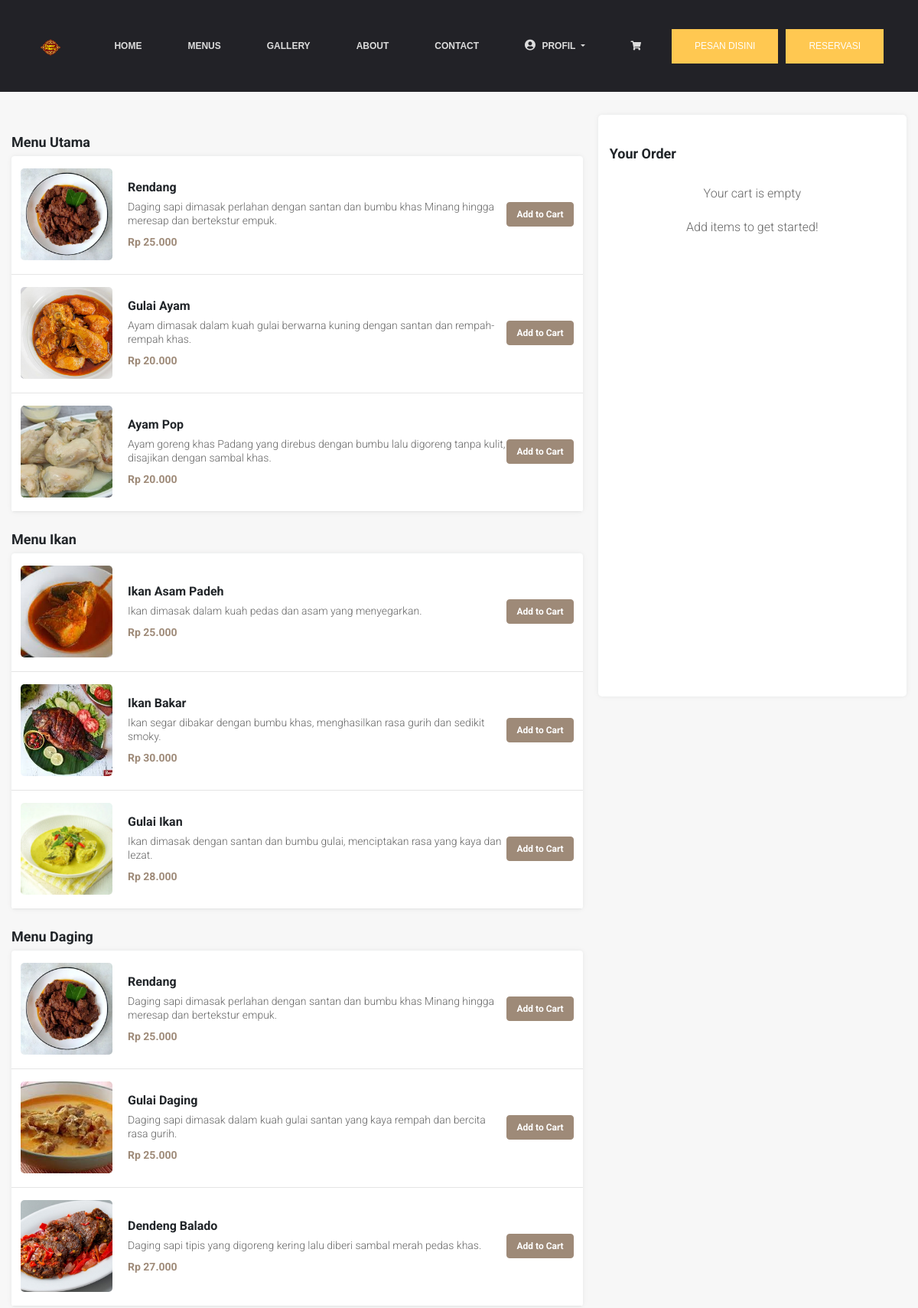
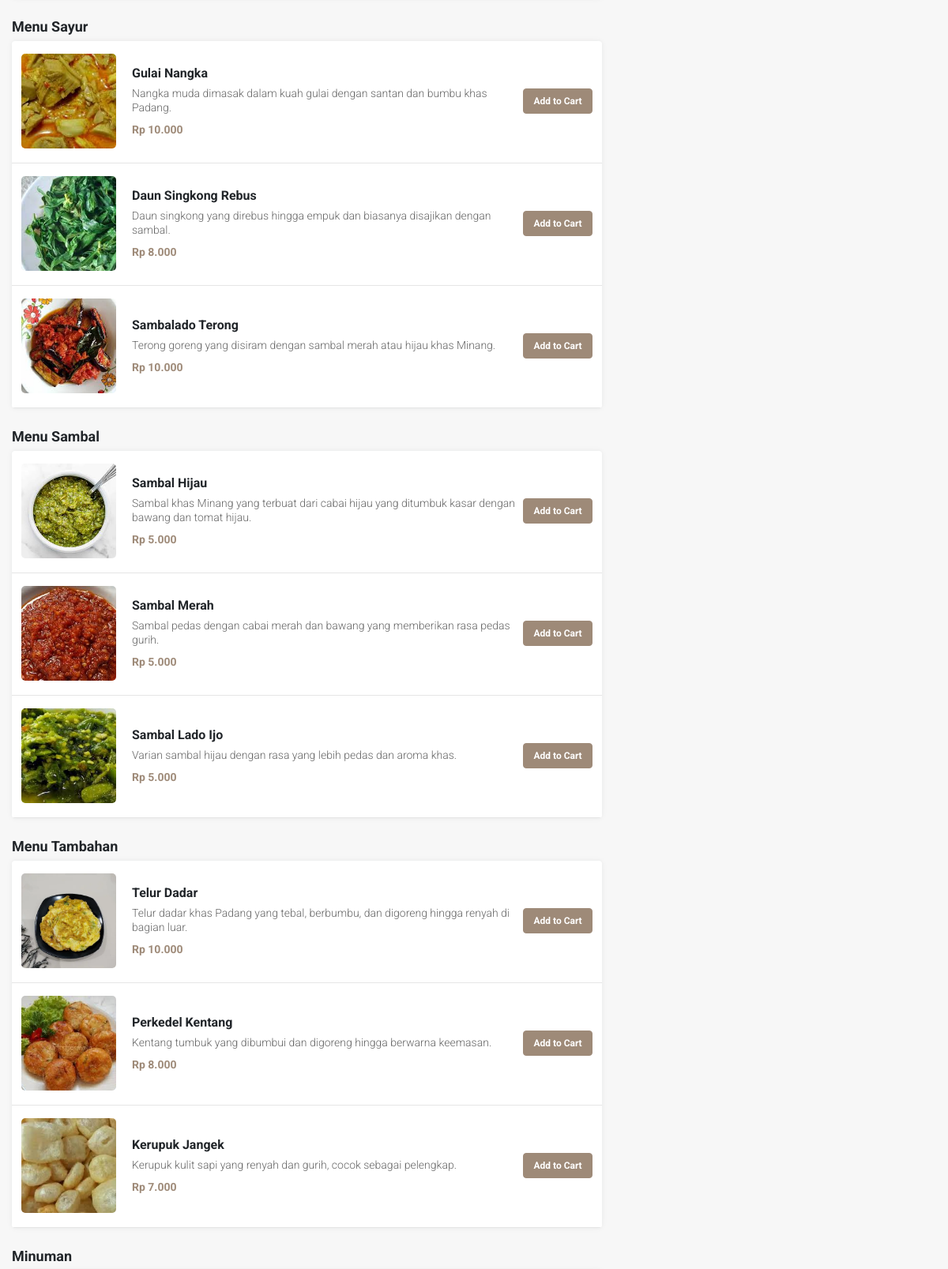
Screenshot of /order_food.php (signed in, upper part) with the database file from the repository (2 pictures, top to bottom).
### tables this page shows
CREATE TABLE `menu_categories` (
  `category_id` int(3) NOT NULL,
  `category_name` varchar(50) NOT NULL
);

CREATE TABLE `menus` (
  `menu_id` int(5) NOT NULL,
  `menu_name` varchar(100) NOT NULL,
  `menu_description` varchar(255) NOT NULL,
  `menu_price` decimal(10,3) NOT NULL,
  `menu_image` varchar(255) NOT NULL,
  `category_id` int(3) NOT NULL,
  `menu_status` varchar(50) DEFAULT 'tersedia'
);

### order_food.php (the view, shortened to what this page needs)
<?php
    include "connect.php";
    include "Includes/templates/header.php";
    include "Includes/templates/navbar.php";
?>
<section class="order_food_section">
    <div class="menu_container">
        <?php
            $stmt = $con->prepare("SELECT * FROM menu_categories");
            $stmt->execute();
            $menu_categories = $stmt->fetchAll();
            foreach($menu_categories as $category) {
        ?>
            <div class="text_header">
                <span><?php echo $category['category_name']; ?></span>
            </div>
            <div class="items_tab">
            <?php
                $stmt = $con->prepare("SELECT * FROM menus WHERE category_id = ?");
                $stmt->execute(array($category['category_id']));
                $rows = $stmt->fetchAll();
                foreach($rows as $row) {
            ?>
                <div class="itemListElement" data-toggle="modal" data-target="#menuModal<?php echo $row['menu_id']; ?>">
                    <div class="item_details">
                        <div>
                            <?php if (!empty($row['menu_image'])): ?>
                                <img src="admin/Uploads/images/<?php echo $row['menu_image']; ?>" alt="<?php echo $row['menu_name']; ?>" class="menu_image">
                            <?php else: ?>
                                <img src="path_to_default_image/default.jpg" alt="Default image" class="menu_image">
                            <?php endif; ?>
                        </div>
                        <div style="flex: 1;">
                            <div class="menu_name"><?php echo $row['menu_name']; ?></div>
                            <div class="menu_description"><?php echo $row['menu_description']; ?></div>
                            <div style="font-weight: bold; color: #9e8a78;">
                                Rp <?php echo number_format($row['menu_price']*1000, 0, ',', '.'); ?>
                            </div>
                        </div>
                        <div>
                            <button class="btn item_label">Add to Cart</button>
                        </div>
                    </div>
                </div>
            <?php
                }
            ?>
            </div>
        <?php
            }
        ?>
    </div>
    <div class="cart_container">
        <div class="text_header">Your Order</div>
        <?php if(empty($_SESSION['cart'])): ?>
            <div class="empty-cart">
                <p>Your cart is empty</p>
                <p>Add items to get started!</p>
            </div>
        <?php endif; ?>
    </div>
</section>
<?php include "Includes/templates/footer.php"; ?>

### Includes/templates/header.php (shortened to what this page needs)
<!DOCTYPE html>
<html lang="en">
	<head>
		<link rel="stylesheet" type="text/css" href="Design/css/bootstrap.min.css">
		<link rel="stylesheet" type="text/css" href="Design/fonts/css/all.min.css">
		<link rel="stylesheet" type="text/css" href="Design/css/main.css">
		<link rel="stylesheet" type="text/css" href="Design/css/responsive.css">
		<link rel="stylesheet" type="text/css" href="Design/css/menu-styles.css">
		<link rel="stylesheet" href="https://cdnjs.cloudflare.com/ajax/libs/font-awesome/5.15.3/css/all.min.css">
		<link rel="stylesheet" type="text/css" href="Design/css/users.css">
	</head>
	<body>

### Includes/templates/navbar.php (shortened to what this page needs)
   <header id="header" class="header-section">
       <div class="container">
           <nav class="navbar">
               <a href="index.php" class="navbar-brand" style="margin-right: 20px;">
                   <img src="Design/images/logo-restouran.png" alt="Restaurant Logo" style="width: 42px;">
               </a>
               <div class="d-flex menu-wrap align-items-center">
                   <div class="mainmenu" id="mainmenu">
                       <ul class="nav">
                           <li><a href="index.php#home">HOME</a></li>
                           <li><a href="index.php#menus">MENUS</a></li>
                           <li><a href="index.php#gallery">GALLERY</a></li>
                           <li><a href="index.php#home">ABOUT</a></li>
                           <li><a href="index.php#contact">CONTACT</a></li>
                           <?php if(isset($_SESSION['user_id'])): ?>
                           <li class="dropdown">
                               <a href="#" class="dropdown-toggle" data-bs-toggle="dropdown">
                                   <i class="fas fa-user-circle"></i> PROFIL
                               </a>
                           </li>
                           <?php else: ?>
                           <li><a href="login.php"><i class="fas fa-sign-in-alt"></i> LOGIN</a></li>
                           <?php endif; ?>
                           <li>
                               <a href="order_food.php" class="cart-icon">
                                   <i class="fas fa-shopping-cart"></i>
                               </a>
                           </li>
                    </ul>
                   </div>
                   <div class="header-btn" style="margin-left:10px">
                       <a href="order_food.php" target="_blank" class="menu-btn">PESAN DISINI</a>
                   </div>
                   <div class="header-btn" style="margin-left:10px">
                       <a href="table-reservation.php" target="_blank" class="menu-btn">RESERVASI</a>
                   </div>
               </div>
           </nav>
       </div>
   </header>
<div class="header-height" style="height: 120px;"></div>

### Includes/templates/footer.php (shortened to what this page needs)
	</body>
</html>

### Design/css/main.css (style rules this page uses)
a, a:hover { text-decoration: none !important; }
ul { display: block; list-style: none; padding: 0; margin: 0; }
html { scroll-behavior: smooth; }
body { font-family: 'Roboto', sans-serif; font-size: 16px; line-height: 28px; font-weight: 300; }
.navbar { border: medium none; -moz-border-radius: 0; -webkit-border-radius: 0; -ms-border-radius: 0; border-radius: 0; margin: 0; position: relative; padding: 0 !important; }
.header-section { transition: all .3s ease-in-out; }
.header-section { background-color:#222227; width:100%; height:120px; z-index:999; position:fixed; left:0; top:0; padding:0; display:flex; align-items:center }
.menu-wrap { position: relative; }
ul.nav>li { position: relative; }
ul.nav>li>a { color: #ddd; font-family: work sans,sans-serif; display: inline-block; vertical-align: middle; padding: 0 20px; letter-spacing: 0; font-size: 12px; font-weight: 600; text-transform: uppercase; line-height: 80px; z-index: 1; transition: 0.5s; }
.header-btn .menu-btn { background-color: #ffc851; font-family: work sans,sans-serif; font-size: 12px; text-transform: uppercase; color: #fff; padding: 0 30px; height: 45px; line-height: 45px; display: block; margin: 0; }

### Design/css/users.css (style rules this page uses)
.nav li { list-style: none; display: inline-block; margin: 0 10px; }
.nav { display: flex; align-items: center; }
.dropdown-toggle .fa-user-circle { font-size: 1.2em; margin-right: 5px; }

### order_food.php (style rules this page uses)
body { background: #f7f7f7; }
.text_header { margin-bottom: 5px; font-size: 18px; font-weight: bold; line-height: 1.5; margin-top: 22px; text-transform: capitalize; }
.items_tab { border-radius: 4px; background-color: white; overflow: hidden; box-shadow: 0 0 5px 0 rgba(60, 66, 87, 0.04), 0 0 10px 0 rgba(0, 0, 0, 0.04); margin-bottom: 20px; }
.itemListElement { font-size: 14px; line-height: 1.29; border-bottom: solid 1px #e5e5e5; cursor: pointer; padding: 16px 12px 18px 12px; display: flex; align-items: center; }
.item_details { display: flex; justify-content: space-between; align-items: center; width: 100%; }
.menu_image { width: 120px; height: 120px; object-fit: cover; border-radius: 5px; margin-right: 20px; }
.menu_name { font-size: 16px; font-weight: bold; margin-bottom: 5px; }
.menu_description { font-size: 14px; color: #666; margin-bottom: 10px; }
.item_label { color: #fff; border-color: #9e8a78; background: #9e8a78; font-size: 12px; font-weight: 700; transition: all 0.3s ease; }
.order_food_section { max-width: 1200px; margin: 30px auto; padding: 0px 15px; display: flex; flex-wrap: wrap; }
.menu_container { flex: 2; margin-right: 20px; }
.cart_container { flex: 1; background: white; border-radius: 5px; box-shadow: 0 0 5px 0 rgba(60, 66, 87, 0.04), 0 0 10px 0 rgba(0, 0, 0, 0.04); padding: 15px; position: sticky; top: 20px; max-height: calc(100vh - 40px); overflow-y: auto; }
.empty-cart { text-align: center; padding: 20px; color: #666; }

### rows the page displays
menu_categories: category_name "Menu Utama"
menus: menu_image (picture), menu_name "Rendang", menu_description "Daging sapi dimasak perlahan dengan santan dan bumbu khas Minang hingga meresap dan bertekstur empuk.", $row['menu_price']*1000 "25.000"
menus: menu_image (picture), menu_name "Gulai Ayam", menu_description "Ayam dimasak dalam kuah gulai berwarna kuning dengan santan dan rempah-rempah khas.", $row['menu_price']*1000 "20.000"
menus: menu_image (picture), menu_name "Ayam Pop", menu_description "Ayam goreng khas Padang yang direbus dengan bumbu lalu digoreng tanpa kulit, disajikan dengan sambal khas.", $row['menu_price']*1000 "20.000"
menu_categories: category_name "Menu Ikan"
menus: menu_image (picture), menu_name "Ikan Asam Padeh", menu_description "Ikan dimasak dalam kuah pedas dan asam yang menyegarkan.", $row['menu_price']*1000 "25.000"
menus: menu_image (picture), menu_name "Ikan Bakar", menu_description "Ikan segar dibakar dengan bumbu khas, menghasilkan rasa gurih dan sedikit smoky.", $row['menu_price']*1000 "30.000"
menus: menu_image (picture), menu_name "Gulai Ikan", menu_description "Ikan dimasak dengan santan dan bumbu gulai, menciptakan rasa yang kaya dan lezat.", $row['menu_price']*1000 "28.000"
menu_categories: category_name "Menu Daging"
menus: menu_image (picture), menu_name "Rendang", menu_description "Daging sapi dimasak perlahan dengan santan dan bumbu khas Minang hingga meresap dan bertekstur empuk.", $row['menu_price']*1000 "25.000"
menus: menu_image (picture), menu_name "Gulai Daging", menu_description "Daging sapi dimasak dalam kuah gulai santan yang kaya rempah dan bercita rasa gurih.", $row['menu_price']*1000 "25.000"
menus: menu_image (picture), menu_name "Dendeng Balado", menu_description "Daging sapi tipis yang digoreng kering lalu diberi sambal merah pedas khas.", $row['menu_price']*1000 "27.000"
menu_categories: category_name "Menu Sayur"
menus: menu_image (picture), menu_name "Gulai Nangka", menu_description "Nangka muda dimasak dalam kuah gulai dengan santan dan bumbu khas Padang.", $row['menu_price']*1000 "10.000"
menus: menu_image (picture), menu_name "Daun Singkong Rebus", menu_description "Daun singkong yang direbus hingga empuk dan biasanya disajikan dengan sambal.", $row['menu_price']*1000 "8.000"
menus: menu_image (picture), menu_name "Sambalado Terong", menu_description "Terong goreng yang disiram dengan sambal merah atau hijau khas Minang.", $row['menu_price']*1000 "10.000"
menu_categories: category_name "Menu Sambal"
menus: menu_image (picture), menu_name "Sambal Hijau", menu_description "Sambal khas Minang yang terbuat dari cabai hijau yang ditumbuk kasar dengan bawang dan tomat hijau.", $row['menu_price']*1000 "5.000"
menus: menu_image (picture), menu_name "Sambal Merah", menu_description "Sambal pedas dengan cabai merah dan bawang yang memberikan rasa pedas gurih.", $row['menu_price']*1000 "5.000"
menus: menu_image (picture), menu_name "Sambal Lado Ijo", menu_description "Varian sambal hijau dengan rasa yang lebih pedas dan aroma khas.", $row['menu_price']*1000 "5.000"
menu_categories: category_name "Menu Tambahan"
menus: menu_image (picture), menu_name "Telur Dadar", menu_description "Telur dadar khas Padang yang tebal, berbumbu, dan digoreng hingga renyah di bagian luar.", $row['menu_price']*1000 "10.000"
menus: menu_image (picture), menu_name "Perkedel Kentang", menu_description "Kentang tumbuk yang dibumbui dan digoreng hingga berwarna keemasan.", $row['menu_price']*1000 "8.000"
menus: menu_image (picture), menu_name "Kerupuk Jangek", menu_description "Kerupuk kulit sapi yang renyah dan gurih, cocok sebagai pelengkap.", $row['menu_price']*1000 "7.000"
menu_categories: category_name "Minuman"
